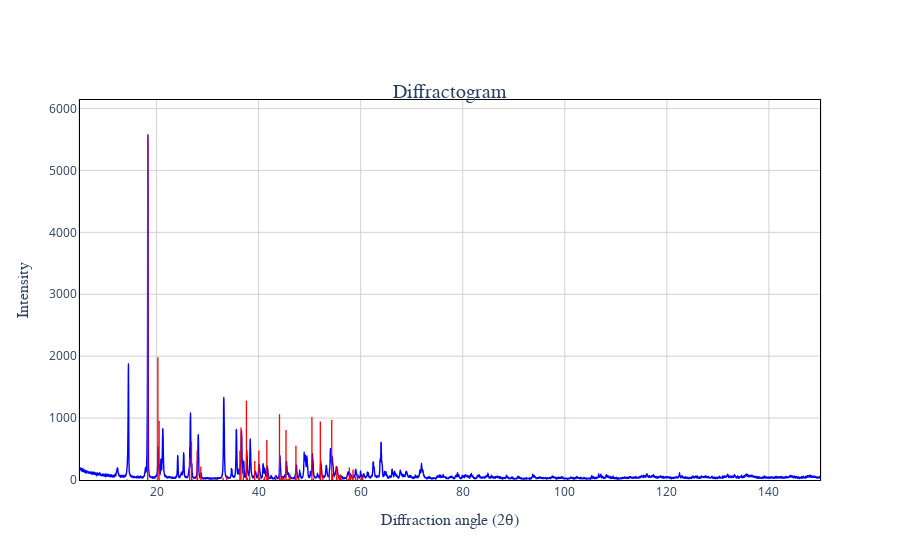

Notebook code for this chart:
### Code cell
#Montagem do difratograma com os picos da referência
import plotly.graph_objects as go

fig = go.Figure()
fig.add_trace(go.Scatter(
    x=sample_angle, 
    y=sample_int, 
    mode='lines',  
    name='Teste',
    line=dict(shape='spline', color='blue', width=1.4)
))

fig.update_layout(
    title=dict(text="Diffractogram", x=0.5, xanchor="center", y=0.85, font=dict(size=20, family="Times")),
    xaxis_title="Diffraction angle (2θ)",
    yaxis_title="Intensity",
    xaxis=dict(title_font=dict(size=16, family="Times")),  
    yaxis=dict(title_font=dict(size=16, family="Times")),
    legend=dict(x=1.05, y=1, xanchor="left", yanchor="top", font=dict(size=14, family="Times")),
)

for linha in range(len(sample_phase)):
    fig.add_shape(
        type='line',
        x0=sample_phase.iloc[linha]["Angle"], 
        x1=sample_phase.iloc[linha]["Angle"], 
        y0=0, 
        y1=sample_phase.iloc[linha]["Intensity (deg*cts)"],
        line=dict(color='red', width=1.3))
    

import numpy as np 
y_max = np.max(data["Int"])

fig.update_layout(
    xaxis=dict(range=[sample_angle[0], sample_angle[len(data)-1]]),  
    yaxis=dict(range=[0,y_max + y_max*0.1]),    
)

fig.update_layout(
    xaxis=dict(showline=True,  linecolor='black', linewidth=1.1, mirror=True),
    yaxis=dict(showline=True, linecolor='black', linewidth=1.1, mirror=True),
    plot_bgcolor='white'
)

fig.update_layout(
    xaxis=dict(showgrid=True, gridcolor='lightgray'),
    yaxis=dict(showgrid=True, gridcolor='lightgray')
)


fig.show()

### Figure 1 — Plotly figure (JSON) as saved in the notebook; plotly's stock layout.template omitted (floating-point values rounded to 4 significant figures; data arrays with more than 128 entries replaced by an {"elided": "..."} marker saying what was removed)
{"data": [{"line": {"color": "blue", "shape": "spline", "width": 1.4}, "mode": "lines", "name": "Teste", "type": "scatter", "x": {"elided": "7251 float values"}, "y": {"elided": "7251 int values"}}], "layout": {"legend": {"font": {"family": "Times", "size": 14}, "x": 1.05, "xanchor": "left", "y": 1, "yanchor": "top"}, "plot_bgcolor": "white", "shapes": [{"line": {"color": "red", "width": 1.3}, "type": "line", "x0": 13.14, "x1": 13.14, "y0": 0, "y1": 0.0688}, {"line": {"color": "red", "width": 1.3}, "type": "line", "x0": 14.23, "x1": 14.23, "y0": 0, "y1": 9.089}, {"line": {"color": "red", "width": 1.3}, "type": "line", "x0": 18.27, "x1": 18.27, "y0": 0, "y1": 5580}, {"line": {"color": "red", "width": 1.3}, "type": "line", "x0": 19.72, "x1": 19.72, "y0": 0, "y1": 1.99}, {"line": {"color": "red", "width": 1.3}, "type": "line", "x0": 20.26, "x1": 20.26, "y0": 0, "y1": 1983.0}, {"line": {"color": "red", "width": 1.3}, "type": "line", "x0": 20.5, "x1": 20.5, "y0": 0, "y1": 952.9}, {"line": {"color": "red", "width": 1.3}, "type": "line", "x0": 21.91, "x1": 21.91, "y0": 0, "y1": 0.7825}, {"line": {"color": "red", "width": 1.3}, "type": "line", "x0": 22.59, "x1": 22.59, "y0": 0, "y1": 0.2506}, {"line": {"color": "red", "width": 1.3}, "type": "line", "x0": 25.37, "x1": 25.37, "y0": 0, "y1": 0.0267}, {"line": {"color": "red", "width": 1.3}, "type": "line", "x0": 26.46, "x1": 26.46, "y0": 0, "y1": 353.9}, {"line": {"color": "red", "width": 1.3}, "type": "line", "x0": 26.85, "x1": 26.85, "y0": 0, "y1": 625.3}, {"line": {"color": "red", "width": 1.3}, "type": "line", "x0": 27.05, "x1": 27.05, "y0": 0, "y1": 10.29}, {"line": {"color": "red", "width": 1.3}, "type": "line", "x0": 27.96, "x1": 27.96, "y0": 0, "y1": 476.1}, {"line": {"color": "red", "width": 1.3}, "type": "line", "x0": 28.05, "x1": 28.05, "y0": 0, "y1": 31.86}, {"line": {"color": "red", "width": 1.3}, "type": "line", "x0": 28.66, "x1": 28.66, "y0": 0, "y1": 0.6919}, {"line": {"color": "red", "width": 1.3}, "type": "line", "x0": 28.68, "x1": 28.68, "y0": 0, "y1": 218.2}, {"line": {"color": "red", "width": 1.3}, "type": "line", "x0": 29.12, "x1": 29.12, "y0": 0, "y1": 18.27}, {"line": {"color": "red", "width": 1.3}, "type": "line", "x0": 30.22, "x1": 30.22, "y0": 0, "y1": 2.397}, {"line": {"color": "red", "width": 1.3}, "type": "line", "x0": 31.62, "x1": 31.62, "y0": 0, "y1": 13.6}, {"line": {"color": "red", "width": 1.3}, "type": "line", "x0": 31.88, "x1": 31.88, "y0": 0, "y1": 21.67}, {"line": {"color": "red", "width": 1.3}, "type": "line", "x0": 32.8, "x1": 32.8, "y0": 0, "y1": 1.119}, {"line": {"color": "red", "width": 1.3}, "type": "line", "x0": 33.05, "x1": 33.05, "y0": 0, "y1": 36.29}, {"line": {"color": "red", "width": 1.3}, "type": "line", "x0": 33.75, "x1": 33.75, "y0": 0, "y1": 0.8889}, {"line": {"color": "red", "width": 1.3}, "type": "line", "x0": 33.77, "x1": 33.77, "y0": 0, "y1": 50.94}, {"line": {"color": "red", "width": 1.3}, "type": "line", "x0": 35.11, "x1": 35.11, "y0": 0, "y1": 0.5277}, {"line": {"color": "red", "width": 1.3}, "type": "line", "x0": 35.32, "x1": 35.32, "y0": 0, "y1": 3.203}, {"line": {"color": "red", "width": 1.3}, "type": "line", "x0": 35.76, "x1": 35.76, "y0": 0, "y1": 9.634}, {"line": {"color": "red", "width": 1.3}, "type": "line", "x0": 36.34, "x1": 36.34, "y0": 0, "y1": 474.3}, {"line": {"color": "red", "width": 1.3}, "type": "line", "x0": 36.55, "x1": 36.55, "y0": 0, "y1": 847.0}, {"line": {"color": "red", "width": 1.3}, "type": "line", "x0": 36.86, "x1": 36.86, "y0": 0, "y1": 2.08}, {"line": {"color": "red", "width": 1.3}, "type": "line", "x0": 37.02, "x1": 37.02, "y0": 0, "y1": 195.6}, {"line": {"color": "red", "width": 1.3}, "type": "line", "x0": 37.61, "x1": 37.61, "y0": 0, "y1": 1282.0}, {"line": {"color": "red", "width": 1.3}, "type": "line", "x0": 37.75, "x1": 37.75, "y0": 0, "y1": 36.8}, {"line": {"color": "red", "width": 1.3}, "type": "line", "x0": 37.84, "x1": 37.84, "y0": 0, "y1": 25.4}, {"line": {"color": "red", "width": 1.3}, "type": "line", "x0": 38.26, "x1": 38.26, "y0": 0, "y1": 61.45}, {"line": {"color": "red", "width": 1.3}, "type": "line", "x0": 39.24, "x1": 39.24, "y0": 0, "y1": 308.2}, {"line": {"color": "red", "width": 1.3}, "type": "line", "x0": 40.05, "x1": 40.05, "y0": 0, "y1": 477.0}, {"line": {"color": "red", "width": 1.3}, "type": "line", "x0": 40.16, "x1": 40.16, "y0": 0, "y1": 35.76}, {"line": {"color": "red", "width": 1.3}, "type": "line", "x0": 40.2, "x1": 40.2, "y0": 0, "y1": 24.4}, {"line": {"color": "red", "width": 1.3}, "type": "line", "x0": 41.05, "x1": 41.05, "y0": 0, "y1": 20.05}, {"line": {"color": "red", "width": 1.3}, "type": "line", "x0": 41.15, "x1": 41.15, "y0": 0, "y1": 52.89}, {"line": {"color": "red", "width": 1.3}, "type": "line", "x0": 41.19, "x1": 41.19, "y0": 0, "y1": 0.0052}, {"line": {"color": "red", "width": 1.3}, "type": "line", "x0": 41.2, "x1": 41.2, "y0": 0, "y1": 2.518}, {"line": {"color": "red", "width": 1.3}, "type": "line", "x0": 41.61, "x1": 41.61, "y0": 0, "y1": 647.5}, {"line": {"color": "red", "width": 1.3}, "type": "line", "x0": 41.7, "x1": 41.7, "y0": 0, "y1": 2.193}, {"line": {"color": "red", "width": 1.3}, "type": "line", "x0": 41.8, "x1": 41.8, "y0": 0, "y1": 85.72}, {"line": {"color": "red", "width": 1.3}, "type": "line", "x0": 41.82, "x1": 41.82, "y0": 0, "y1": 28.47}, {"line": {"color": "red", "width": 1.3}, "type": "line", "x0": 41.89, "x1": 41.89, "y0": 0, "y1": 4.104}, {"line": {"color": "red", "width": 1.3}, "type": "line", "x0": 42.65, "x1": 42.65, "y0": 0, "y1": 0.8023}, {"line": {"color": "red", "width": 1.3}, "type": "line", "x0": 43.31, "x1": 43.31, "y0": 0, "y1": 65.86}, {"line": {"color": "red", "width": 1.3}, "type": "line", "x0": 43.62, "x1": 43.62, "y0": 0, "y1": 8.791}, {"line": {"color": "red", "width": 1.3}, "type": "line", "x0": 44.09, "x1": 44.09, "y0": 0, "y1": 1063.0}, {"line": {"color": "red", "width": 1.3}, "type": "line", "x0": 44.18, "x1": 44.18, "y0": 0, "y1": 40.58}, {"line": {"color": "red", "width": 1.3}, "type": "line", "x0": 44.43, "x1": 44.43, "y0": 0, "y1": 31.6}, {"line": {"color": "red", "width": 1.3}, "type": "line", "x0": 44.67, "x1": 44.67, "y0": 0, "y1": 61.17}, {"line": {"color": "red", "width": 1.3}, "type": "line", "x0": 45.01, "x1": 45.01, "y0": 0, "y1": 24.38}, {"line": {"color": "red", "width": 1.3}, "type": "line", "x0": 45.37, "x1": 45.37, "y0": 0, "y1": 807.6}, {"line": {"color": "red", "width": 1.3}, "type": "line", "x0": 45.52, "x1": 45.52, "y0": 0, "y1": 14.59}, {"line": {"color": "red", "width": 1.3}, "type": "line", "x0": 45.82, "x1": 45.82, "y0": 0, "y1": 16.07}, {"line": {"color": "red", "width": 1.3}, "type": "line", "x0": 46.1, "x1": 46.1, "y0": 0, "y1": 31.64}, {"line": {"color": "red", "width": 1.3}, "type": "line", "x0": 46.11, "x1": 46.11, "y0": 0, "y1": 106.7}, {"line": {"color": "red", "width": 1.3}, "type": "line", "x0": 47.13, "x1": 47.13, "y0": 0, "y1": 0.0444}, {"line": {"color": "red", "width": 1.3}, "type": "line", "x0": 47.16, "x1": 47.16, "y0": 0, "y1": 21.92}, {"line": {"color": "red", "width": 1.3}, "type": "line", "x0": 47.23, "x1": 47.23, "y0": 0, "y1": 18.19}, {"line": {"color": "red", "width": 1.3}, "type": "line", "x0": 47.29, "x1": 47.29, "y0": 0, "y1": 68.77}, {"line": {"color": "red", "width": 1.3}, "type": "line", "x0": 47.32, "x1": 47.32, "y0": 0, "y1": 552.9}, {"line": {"color": "red", "width": 1.3}, "type": "line", "x0": 47.67, "x1": 47.67, "y0": 0, "y1": 4.565}, {"line": {"color": "red", "width": 1.3}, "type": "line", "x0": 47.84, "x1": 47.84, "y0": 0, "y1": 29.68}, {"line": {"color": "red", "width": 1.3}, "type": "line", "x0": 48.08, "x1": 48.08, "y0": 0, "y1": 3.767}, {"line": {"color": "red", "width": 1.3}, "type": "line", "x0": 48.13, "x1": 48.13, "y0": 0, "y1": 4.297}, {"line": {"color": "red", "width": 1.3}, "type": "line", "x0": 48.85, "x1": 48.85, "y0": 0, "y1": 1.447}, {"line": {"color": "red", "width": 1.3}, "type": "line", "x0": 49.15, "x1": 49.15, "y0": 0, "y1": 9.763}, {"line": {"color": "red", "width": 1.3}, "type": "line", "x0": 49.26, "x1": 49.26, "y0": 0, "y1": 3.575}, {"line": {"color": "red", "width": 1.3}, "type": "line", "x0": 50.28, "x1": 50.28, "y0": 0, "y1": 0.1332}, {"line": {"color": "red", "width": 1.3}, "type": "line", "x0": 50.45, "x1": 50.45, "y0": 0, "y1": 1017.0}, {"line": {"color": "red", "width": 1.3}, "type": "line", "x0": 50.48, "x1": 50.48, "y0": 0, "y1": 3.671}, {"line": {"color": "red", "width": 1.3}, "type": "line", "x0": 50.63, "x1": 50.63, "y0": 0, "y1": 1.781}, {"line": {"color": "red", "width": 1.3}, "type": "line", "x0": 50.78, "x1": 50.78, "y0": 0, "y1": 29.64}, {"line": {"color": "red", "width": 1.3}, "type": "line", "x0": 51.26, "x1": 51.26, "y0": 0, "y1": 0.3462}, {"line": {"color": "red", "width": 1.3}, "type": "line", "x0": 52.1, "x1": 52.1, "y0": 0, "y1": 946.2}, {"line": {"color": "red", "width": 1.3}, "type": "line", "x0": 52.12, "x1": 52.12, "y0": 0, "y1": 37.54}, {"line": {"color": "red", "width": 1.3}, "type": "line", "x0": 52.27, "x1": 52.27, "y0": 0, "y1": 1.063}, {"line": {"color": "red", "width": 1.3}, "type": "line", "x0": 52.44, "x1": 52.44, "y0": 0, "y1": 0.8115}, {"line": {"color": "red", "width": 1.3}, "type": "line", "x0": 52.59, "x1": 52.59, "y0": 0, "y1": 87.07}, {"line": {"color": "red", "width": 1.3}, "type": "line", "x0": 52.94, "x1": 52.94, "y0": 0, "y1": 0.1372}, {"line": {"color": "red", "width": 1.3}, "type": "line", "x0": 53.27, "x1": 53.27, "y0": 0, "y1": 3.834}, {"line": {"color": "red", "width": 1.3}, "type": "line", "x0": 53.87, "x1": 53.87, "y0": 0, "y1": 92.98}, {"line": {"color": "red", "width": 1.3}, "type": "line", "x0": 54.33, "x1": 54.33, "y0": 0, "y1": 967.6}, {"line": {"color": "red", "width": 1.3}, "type": "line", "x0": 54.49, "x1": 54.49, "y0": 0, "y1": 98.11}, {"line": {"color": "red", "width": 1.3}, "type": "line", "x0": 54.53, "x1": 54.53, "y0": 0, "y1": 0.0387}, {"line": {"color": "red", "width": 1.3}, "type": "line", "x0": 54.54, "x1": 54.54, "y0": 0, "y1": 9.725}, {"line": {"color": "red", "width": 1.3}, "type": "line", "x0": 54.83, "x1": 54.83, "y0": 0, "y1": 0.1546}, {"line": {"color": "red", "width": 1.3}, "type": "line", "x0": 55.03, "x1": 55.03, "y0": 0, "y1": 0.0061}, {"line": {"color": "red", "width": 1.3}, "type": "line", "x0": 55.25, "x1": 55.25, "y0": 0, "y1": 50.4}, {"line": {"color": "red", "width": 1.3}, "type": "line", "x0": 55.33, "x1": 55.33, "y0": 0, "y1": 212.1}, {"line": {"color": "red", "width": 1.3}, "type": "line", "x0": 55.77, "x1": 55.77, "y0": 0, "y1": 81.36}, {"line": {"color": "red", "width": 1.3}, "type": "line", "x0": 55.92, "x1": 55.92, "y0": 0, "y1": 17.7}, {"line": {"color": "red", "width": 1.3}, "type": "line", "x0": 55.97, "x1": 55.97, "y0": 0, "y1": 25.12}, {"line": {"color": "red", "width": 1.3}, "type": "line", "x0": 56.02, "x1": 56.02, "y0": 0, "y1": 4.264}, {"line": {"color": "red", "width": 1.3}, "type": "line", "x0": 56.08, "x1": 56.08, "y0": 0, "y1": 91.05}, {"line": {"color": "red", "width": 1.3}, "type": "line", "x0": 56.17, "x1": 56.17, "y0": 0, "y1": 8.944}, {"line": {"color": "red", "width": 1.3}, "type": "line", "x0": 56.28, "x1": 56.28, "y0": 0, "y1": 16.45}, {"line": {"color": "red", "width": 1.3}, "type": "line", "x0": 56.41, "x1": 56.41, "y0": 0, "y1": 1.169}, {"line": {"color": "red", "width": 1.3}, "type": "line", "x0": 56.88, "x1": 56.88, "y0": 0, "y1": 0.0133}, {"line": {"color": "red", "width": 1.3}, "type": "line", "x0": 57.25, "x1": 57.25, "y0": 0, "y1": 26.17}, {"line": {"color": "red", "width": 1.3}, "type": "line", "x0": 57.32, "x1": 57.32, "y0": 0, "y1": 4.63}, {"line": {"color": "red", "width": 1.3}, "type": "line", "x0": 57.63, "x1": 57.63, "y0": 0, "y1": 0.249}, {"line": {"color": "red", "width": 1.3}, "type": "line", "x0": 57.67, "x1": 57.67, "y0": 0, "y1": 5.803}, {"line": {"color": "red", "width": 1.3}, "type": "line", "x0": 57.7, "x1": 57.7, "y0": 0, "y1": 25.61}, {"line": {"color": "red", "width": 1.3}, "type": "line", "x0": 57.78, "x1": 57.78, "y0": 0, "y1": 201.2}, {"line": {"color": "red", "width": 1.3}, "type": "line", "x0": 57.99, "x1": 57.99, "y0": 0, "y1": 85.0}, {"line": {"color": "red", "width": 1.3}, "type": "line", "x0": 57.99, "x1": 57.99, "y0": 0, "y1": 0.0029}, {"line": {"color": "red", "width": 1.3}, "type": "line", "x0": 57.99, "x1": 57.99, "y0": 0, "y1": 73.88}, {"line": {"color": "red", "width": 1.3}, "type": "line", "x0": 58.38, "x1": 58.38, "y0": 0, "y1": 0.026}, {"line": {"color": "red", "width": 1.3}, "type": "line", "x0": 58.4, "x1": 58.4, "y0": 0, "y1": 52.07}, {"line": {"color": "red", "width": 1.3}, "type": "line", "x0": 58.5, "x1": 58.5, "y0": 0, "y1": 171.5}, {"line": {"color": "red", "width": 1.3}, "type": "line", "x0": 59.0, "x1": 59.0, "y0": 0, "y1": 54.15}, {"line": {"color": "red", "width": 1.3}, "type": "line", "x0": 59.05, "x1": 59.05, "y0": 0, "y1": 3.208}, {"line": {"color": "red", "width": 1.3}, "type": "line", "x0": 59.34, "x1": 59.34, "y0": 0, "y1": 15.78}, {"line": {"color": "red", "width": 1.3}, "type": "line", "x0": 59.38, "x1": 59.38, "y0": 0, "y1": 93.89}, {"line": {"color": "red", "width": 1.3}, "type": "line", "x0": 59.4, "x1": 59.4, "y0": 0, "y1": 0.676}, {"line": {"color": "red", "width": 1.3}, "type": "line", "x0": 59.64, "x1": 59.64, "y0": 0, "y1": 0.2653}, {"line": {"color": "red", "width": 1.3}, "type": "line", "x0": 59.94, "x1": 59.94, "y0": 0, "y1": 6.3}, {"line": {"color": "red", "width": 1.3}, "type": "line", "x0": 59.97, "x1": 59.97, "y0": 0, "y1": 0.0295}, {"line": {"color": "red", "width": 1.3}, "type": "line", "x0": 60.09, "x1": 60.09, "y0": 0, "y1": 1.641}, {"line": {"color": "red", "width": 1.3}, "type": "line", "x0": 60.13, "x1": 60.13, "y0": 0, "y1": 36.85}, {"line": {"color": "red", "width": 1.3}, "type": "line", "x0": 60.24, "x1": 60.24, "y0": 0, "y1": 5.019}, {"line": {"color": "red", "width": 1.3}, "type": "line", "x0": 60.38, "x1": 60.38, "y0": 0, "y1": 51.43}], "title": {"font": {"family": "Times", "size": 20}, "text": "Diffractogram", "x": 0.5, "xanchor": "center", "y": 0.85}, "xaxis": {"gridcolor": "lightgray", "linecolor": "black", "linewidth": 1.1, "mirror": true, "range": [5, 150.0], "showgrid": true, "showline": true, "title": {"font": {"family": "Times", "size": 16}, "text": "Diffraction angle (2θ)"}}, "yaxis": {"gridcolor": "lightgray", "linecolor": "black", "linewidth": 1.1, "mirror": true, "range": [0, 6138], "showgrid": true, "showline": true, "title": {"font": {"family": "Times", "size": 16}, "text": "Intensity"}}}}
